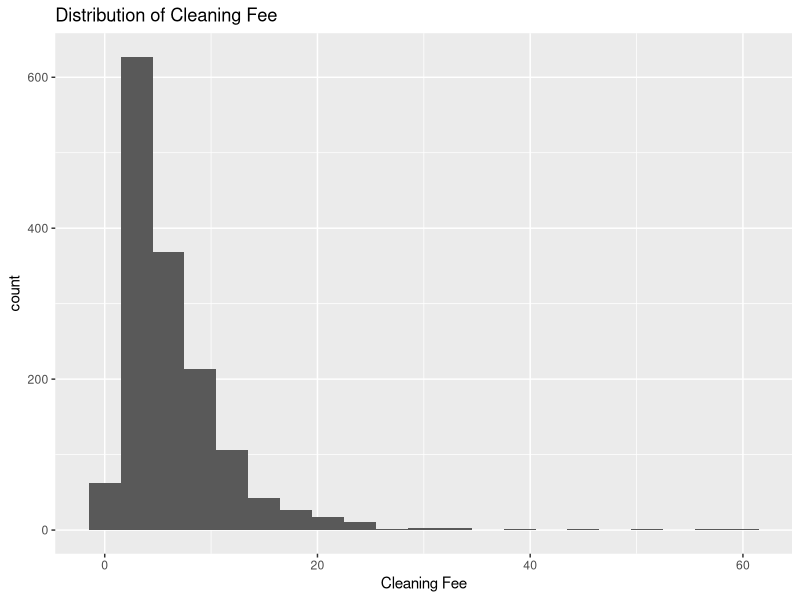
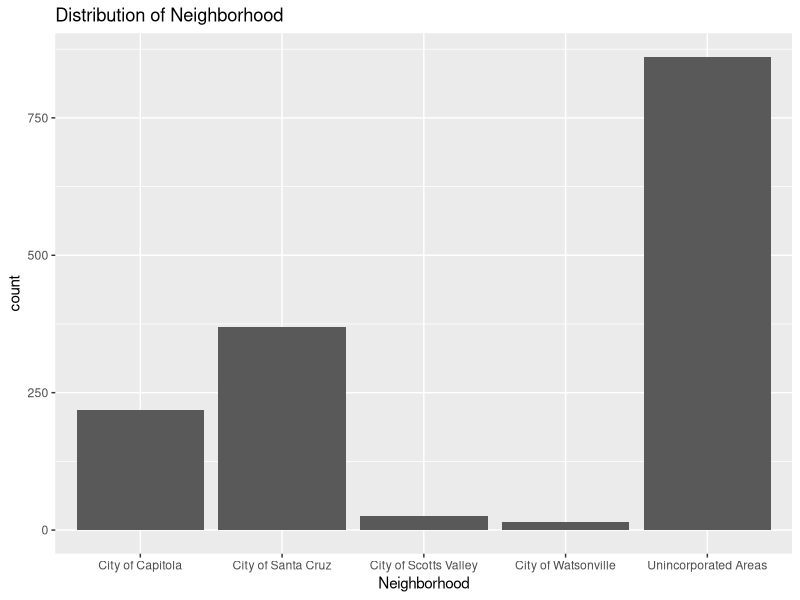
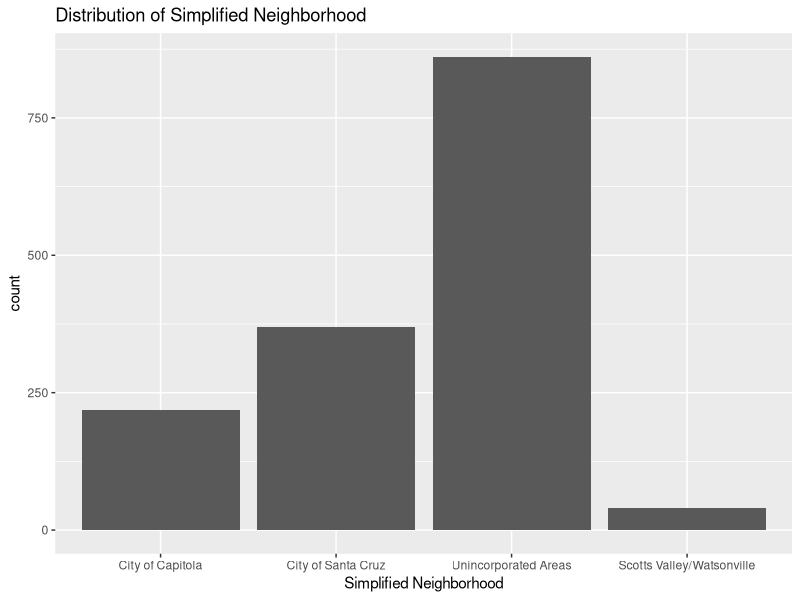
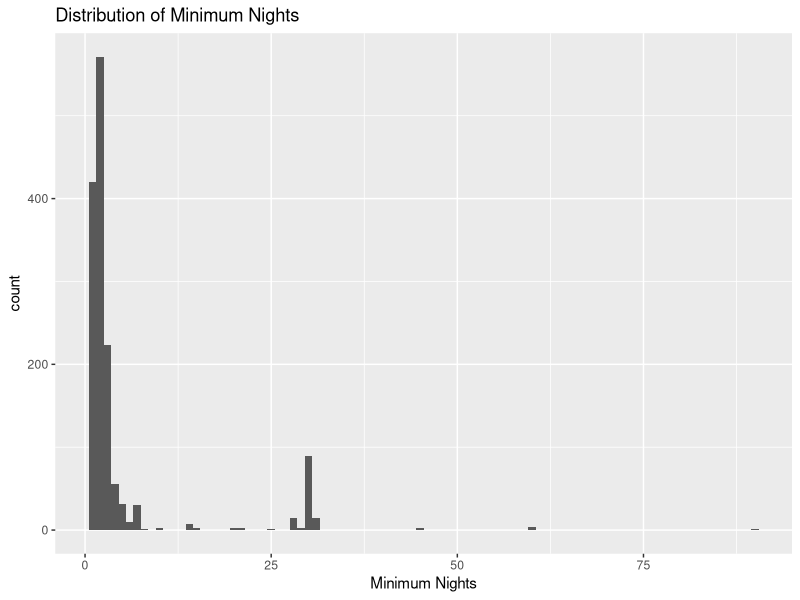
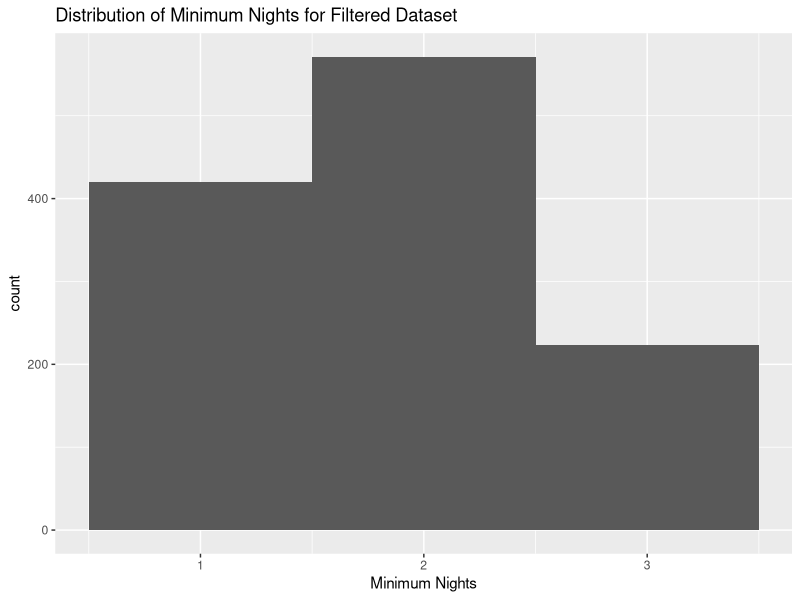
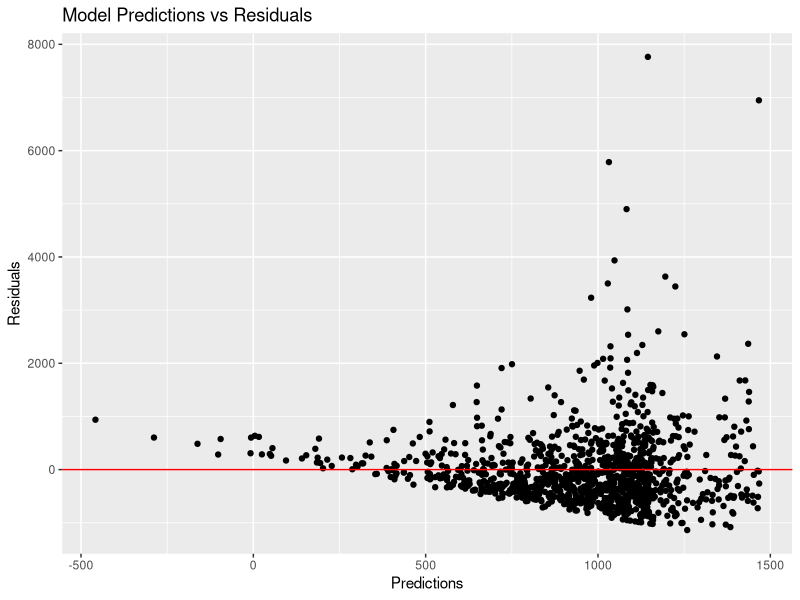
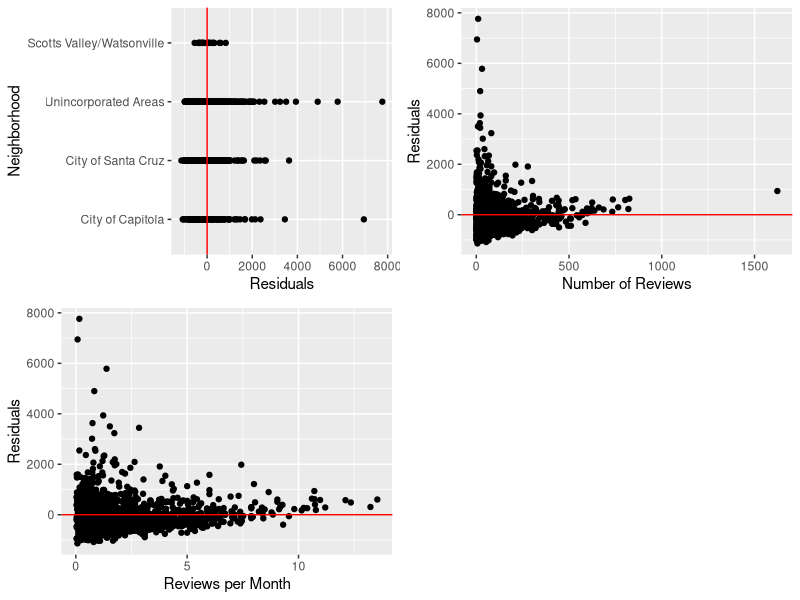
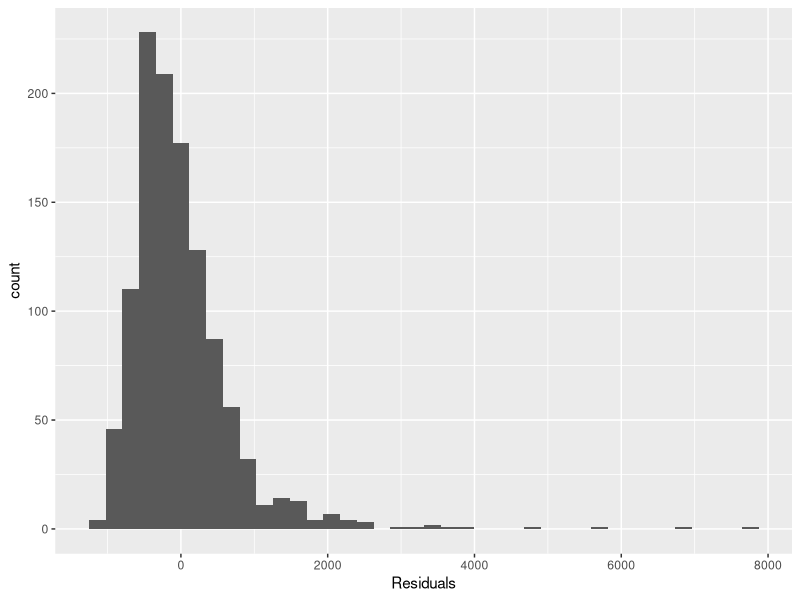

Reproduce these figures in R, in order.
## ---- chunk 1
knitr::opts_chunk$set(echo = TRUE)
library(tidyverse)
library(stringr)
library(knitr)
library(skimr)
library(broom)
library(cowplot)
## ---- chunk 2
airbnb <- read.csv('data/listings.csv') %>%
  mutate(cleaning_fee = 0.02*price)
## ---- chunk 3
ggplot(data = airbnb, aes(cleaning_fee)) + 
  geom_histogram(binwidth = 3) +
  labs(x = 'Cleaning Fee', title = 'Distribution of Cleaning Fee')
summarise(airbnb, mean = mean(cleaning_fee),
          sd = sd(cleaning_fee),
          min = min(cleaning_fee),
          q1 = quantile(cleaning_fee, 0.25),
          median = median(cleaning_fee),
          q3 = quantile(cleaning_fee, 0.75),
          max = max(cleaning_fee),
          IQR = q3-q1)
## ---- chunk 4
ggplot(data = airbnb, aes(neighbourhood)) + 
  geom_bar() +
  labs(x = 'Neighborhood', title = 'Distribution of Neighborhood')
## ---- chunk 5
airbnb %>% count(neighbourhood) %>% mutate(percent = n/sum(n))
## ---- chunk 6
airbnb <- airbnb %>% 
  mutate(neigh_simp = fct_lump_n(neighbourhood,3,other_level = 'Scotts Valley/Watsonville'))

ggplot(data = airbnb, aes(neigh_simp)) + 
  geom_bar() +
  labs(x = 'Simplified Neighborhood', title = 'Distribution of Simplified Neighborhood')
## ---- chunk 7
ggplot(data = airbnb, aes(minimum_nights)) + 
  geom_histogram(binwidth = 1) +
  labs(x = 'Minimum Nights', title = 'Distribution of Minimum Nights')
sort(summary(as.factor(airbnb$minimum_nights)),decreasing = TRUE)
## ---- chunk 8
airbnb <- airbnb %>% filter(minimum_nights <= 3)
ggplot(airbnb, aes(minimum_nights)) +
  geom_histogram(binwidth = 1) +
  labs(x = 'Minimum Nights', title = 'Distribution of Minimum Nights for Filtered Dataset')
## ---- chunk 9
airbnb <- airbnb %>%
  mutate(price_3_nights = 3*price+cleaning_fee)
## ---- chunk 10
model1 <- lm(price_3_nights ~ neigh_simp + number_of_reviews + reviews_per_month, data = airbnb)
tidy(model1, conf.int = TRUE) %>%
  kable(digits = 3, format = 'markdown')
## ---- chunk 11
new_obs <- data.frame(neigh_simp = 'Scotts Valley/Watsonville', number_of_reviews = 10, reviews_per_month = 5.14)
predict(model1, new_obs, interval = 'prediction')
## ---- chunk 12
airbnb_model1 <- augment(model1)
glimpse(airbnb_model1)
## ---- chunk 13
ggplot(data = airbnb_model1, aes(x = .fitted, y=.resid)) +
  geom_point() +
  geom_hline(yintercept=0, color = 'red') +
  labs(x = 'Predictions', y = 'Residuals', title = 'Model Predictions vs Residuals')
## ---- chunk 14
p1 <- ggplot(data = airbnb_model1, aes(x = neigh_simp, y=.resid)) +
  geom_point() +
  geom_hline(yintercept=0, color = 'red') +
  labs(x = 'Neighborhood', y ='Residuals')+
  coord_flip()

p2 <- ggplot(data = airbnb_model1, aes(x = number_of_reviews, y=.resid)) +
  geom_point() +
  geom_hline(yintercept=0, color = 'red') +
  labs(x = 'Number of Reviews', y = 'Residuals')

p3 <- ggplot(data = airbnb_model1, aes(x = reviews_per_month, y=.resid)) +
  geom_point() +
  geom_hline(yintercept=0, color = 'red') +
  labs(x = 'Reviews per Month', y = 'Residuals')

plot_grid(p1,p2,p3)
## ---- chunk 15
ggplot(data = airbnb_model1, aes(.resid)) +
  geom_histogram(bins = 40) + 
  labs(x='Residuals')

qqnorm(airbnb_model1$.resid)
qqline(airbnb_model1$.resid, col = 'red')
